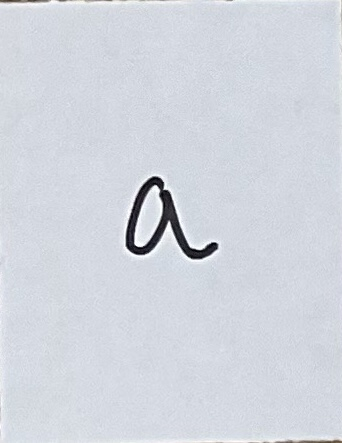
#> input picture Cursive/Cursive_Train/a.jpeg, 342 x 443 px
$ jupyter execute --allow-errors Project_5.ipynb
#> lines starting #> are read from the running program, lines starting #| are printed output that depends on the picture; after the words box and inside, x2 and y2 are one past the last pixel; in counts of white or black regions, pixels touching at a corner belong together
[cell 1]
# This Python 3 environment comes with many helpful analytics libraries installed
# It is defined by the kaggle/python Docker image: https://github.com/kaggle/docker-python
# For example, here's several helpful packages to load


# Input data files are available in the read-only "../input/" directory
# For example, running this (by clicking run or pressing Shift+Enter) will list all files under the input directory

import os
import pandas as pd
import cv2
import string
import shutil
import numpy as np
import pyheif
from PIL import Image
from PIL import Image
import pillow_heif
import torch
import torch.nn as nn
import torch.optim as optim
from torchvision import transforms, datasets
from torch.utils.data import DataLoader, random_split

# You can write up to 20GB to the current directory (/kaggle/working/) that gets preserved as output when you create a version using "Save & Run All"
# You can also write temporary files to /kaggle/temp/, but they won't be saved outside of the current session

# 1. Frame the problem
Using the customer description, Define the problem your trying to solve in your own words (remember this is not technial but must be specific so the customer understands the project

We want to predict given an image of a handwritten letter which letter it is. We specify that the letter be lowercase, written in cursive, and be black against a white background. To do this, we will train a neural network model that reads the image and creates a prediction.

# 2. Get the Data
Define how you recieved the data (provided, gathered..)

We earlier created the data ourselves by having everyone in the class handwrite each letter of the alphabet. The images for these were then compiled and put into a folder for us. We may also gather additional data by looking at the NIST dataset.

# 3. Explore the Data
Gain insights into the data you have from step 2, making sure to identify any bias

[cell 2]
base_folder = 'Cursive_Explore'
letters = list(string.ascii_lowercase)

'''
for folder in sorted(os.listdir(base_folder)):
    folder_path = os.path.join(base_folder, folder)

    if not os.path.isdir(folder_path):
        continue

    files = sorted(os.listdir(folder_path))

    for i, filename in enumerate(files):
        if i >= len(letters):
            break

        old_path = os.path.join(folder_path, filename)
        if os.path.isfile(old_path):
            ext = os.path.splitext(filename)[1]
            new_name = f"{letters[i]}{ext}"
            new_path = os.path.join(folder_path, new_name)
            os.rename(old_path, new_path)

    # Rename files in each folder
'''

'''
for item in os.listdir(base_folder):
    subfolder_path = os.path.join(base_folder, item)
    if os.path.isdir(subfolder_path):
        for filename in os.listdir(subfolder_path):
            file_path = os.path.join(subfolder_path, filename)
            if os.path.isfile(file_path):
                dest_path = os.path.join(base_folder, filename)
                if os.path.exists(dest_path):
                    name, ext = os.path.splitext(filename)
                    counter = 1
                    while True:
                        new_name = f"{name}_{counter}{ext}"
                        new_dest = os.path.join(base_folder, new_name)
                        if not os.path.exists(new_dest):
                            dest_path = new_dest
                            break
                        counter += 1
                os.rename(file_path, dest_path)
        os.rmdir(subfolder_path)
    # Get files out of their subfolders
'''

for filename in os.listdir(base_folder):
    file_path = os.path.join(base_folder, filename)
    if os.path.isfile(file_path):
        folder_name = filename[0].lower() + "_letters"
        folder_path = os.path.join(base_folder, folder_name)
        if not os.path.exists(folder_path):
            os.makedirs(folder_path)
        new_path = os.path.join(folder_path, filename)
        os.rename(file_path, new_path)
    # Create separate folder for each individual letter

In general, we aren't looking for that many patterns here, since we are already sure we are using a neural network and our strategy will be to get the neural network to pick up on these patterns. For this step, we created folders that contained every instance of each individual letter. We then looked through the folders to search for patterns manually.

At this point, we found a couple of letters that were labeled incorrectly, which we may be forced to fix. Looking through the letters, it seems like most of the letters are relatively well behaved, except for letters like f, k, z. We also saw that many of the images contained backgrounds that needed to be cut out, which is something we will have to do during data preparation.

# 4.Prepare the Data

Apply any data transformations and explain what and why

[cell 3]
base_folder = 'Cursive_Train'
'''
for item in os.listdir(base_folder):
    subfolder_path = os.path.join(base_folder, item)
    if os.path.isdir(subfolder_path):
        for filename in os.listdir(subfolder_path):
            file_path = os.path.join(subfolder_path, filename)
            if os.path.isfile(file_path):
                dest_path = os.path.join(base_folder, filename)
                if os.path.exists(dest_path):
                    name, ext = os.path.splitext(filename)
                    counter = 1
                    while True:
                        new_name = f"{name}_{counter}{ext}"
                        new_dest = os.path.join(base_folder, new_name)
                        if not os.path.exists(new_dest):
                            dest_path = new_dest
                            break
                        counter += 1
                os.rename(file_path, dest_path)
        os.rmdir(subfolder_path)
    # Get files out of their subfolders
'''

for file in os.listdir('Cursive_Train'):
    file_path = os.path.join(base_folder, file)
    if os.path.isfile(file_path):
        img = cv2.imread(file_path)
#> img is the input picture: shape (443, 342, 3); mean B, G, R 222.3, 213.9, 209.8
        if img is None:
            continue
        resized = cv2.resize(img, (128, 256))
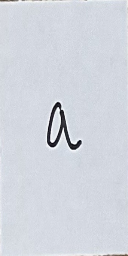
#> resized: shape (256, 128, 3); mean B, G, R 222.3, 213.9, 209.8
        name, _ = os.path.splitext(file)
        output_path = os.path.join("images", f"standardized__{name}.jpg")
        cv2.imwrite(output_path, resized)

One of the issues we already had when looking through the data was inconsistent image formats. This code reads every image using opencv and writes it in a standard format to a different folder. We also standardize the image size. This is extremely important because it fixes the number of inputs to our neural network, which is clearly necessary for it to be able to train properly.

[cell 4]
# [193 lines left out: functions rename, move, standardize, keep_pngs, binarize_images, resize and 2 more, not called in this run]

# subfolders()

The above code performs much stronger preprocessing. We convert all images to pngs as before, and now binarize each image, crop to just the letter, and then resize to 32x32 images. The test data is written to the directory 'test'.

# 5. Model the data
Using selected ML models, experment with your choices and describe your findings. Finish by selecting a Model to continue with

#> (a cell that did not finish here is left out)

[cell 6]
class CNN(nn.Module):
    # [19 lines left out: functions __init__, forward, not called in this run]

#> (the rest of this cell did not finish here and is left out)

We created a neural net and trained it on the data. We ended with around 23% accuracy.

# 6. Fine Tune the Model

With the select model descibe the steps taken to acheve the best rusults possiable

#> (a cell that did not finish here is left out)

We fine tune the model by decreasing the learning rate from 10^-3 to 10^-5, and training from the existing weights. This slightly increases the accuracy to around 24.32%.

# 7. Present
In a customer faceing Document provide summery of finding and detail approach taken

In order to solve the problem of identifying a handwritten cursive letter, we created a neural network that trained on processed data. We processed the data by standardizing image format, binarizing to grab just the strokes in the letters, cropping to remove unwanted marks, and then resizing to a standard format. We then trained a convolutional neural network on this data. After fine tuning, we ended with around a 24% accuracy. While this is far from 100% accuracy, it is significantly larger than guessing at random. We were able to make partial progress towards accurately identifying letters.

# 8. Launch the Model System
Define your production run code, This should be self susficent and require only your model pramaters

[cell 8]
def inference(file_path, final_size=32, threshold=100, min_size=50, min_component_size=30):
#> called with file_path = 'Cursive_Explore/a_letters/a.jpeg', final_size = 32, threshold = 100, min_size = 50, min_component_size = 30
    import os
    import pandas as pd
    import cv2
    import string
    import shutil
    import numpy as np
    import pyheif
    from PIL import Image
    from PIL import Image
    import pillow_heif
    import torch
    import torch.nn as nn
    import torch.optim as optim
    from torchvision import transforms, datasets
    from torch.utils.data import DataLoader, random_split

    class CNN(nn.Module):
        # [19 lines left out: functions __init__, forward, not called in this run]

    root, ext = os.path.splitext(file_path)
    ext = ext.lower().strip()
    out_path = f"{root}.png"
    if not file_path.lower().endswith('.png'):
        try:
            if ext in ['.jpg', '.jpeg', '.png']:
                img = cv2.imread(file_path)
            elif ext in ['.heic', '.heif', '.unknown']:
                heif_file = pyheif.read(file_path)
                image = Image.frombytes(
                    heif_file.mode,
                    heif_file.size,
                    heif_file.data,
                    "raw",
                    heif_file.mode
                )
                img = cv2.cvtColor(np.array(image), cv2.COLOR_RGB2BGR)
            else:
                raise ValueError("File Type")
            cv2.imwrite(out_path, img)
            file_path = out_path
        except Exception as e:
            raise RuntimeError(f"Conversion Failure")
    img = cv2.imread(file_path, cv2.IMREAD_GRAYSCALE)
#> img: shape (443, 342); min 0, max 254, mean 212.9
    if img is None:
        raise RuntimeError("Failed to Read")
    _, bin_img = cv2.threshold(img, threshold, 255, cv2.THRESH_BINARY_INV)
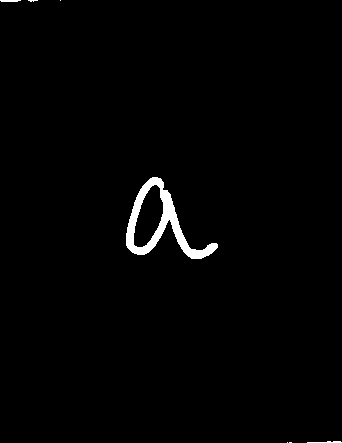
#> bin_img: shape (443, 342); 1.3% white; 7 white regions (4 under 20 px), largest, box (x1, y1, x2, y2) and area: (126, 177, 218, 259) 1942, (307, 441, 342, 443) 47, (0, 0, 21, 2) 38
    num_labels, labels, stats, _ = cv2.connectedComponentsWithStats(bin_img, connectivity=8)
#> labels: shape (443, 342) int32; 8 distinct labels, from 0 to 7
#> num_labels = 8; stats = [[0, 0, 342, 443, 149461], [0, 0, 21, 2, 38], [28, 0, 10, 2, 13], [60, 0, 1, 1, 1], [126, 177, 92, 82, 1942], [307, 441, 35, 2, 47], [287, 442, 1, 1, 1], [289, 442, 3, 1, 3]]
    bin_clean = np.zeros_like(bin_img)
    for i in range(1, num_labels):
        if stats[i, cv2.CC_STAT_AREA] >= min_size:
            bin_clean[labels == i] = 255
#> bin_clean: shape (443, 342); 1.3% white; 1 white region, box (x1, y1, x2, y2) and area: (126, 177, 218, 259) 1942
    num_labels, labels, stats, _ = cv2.connectedComponentsWithStats(bin_clean, connectivity=8)
#> num_labels = 2; stats = [[0, 0, 342, 443, 149564], [126, 177, 92, 82, 1942]]
    mask = np.zeros_like(bin_clean)
    for i in range(1, num_labels):
        if stats[i, cv2.CC_STAT_AREA] >= min_component_size:
            mask[labels == i] = 255
    coords = cv2.findNonZero(mask)
#> coords = contour of 1942 points, box (x1, y1, x2, y2) (126, 177, 218, 259), area 1484
    if coords is None:
        raise RuntimeError("No Components")
    x, y, w, h = cv2.boundingRect(coords)
#> x = 126; y = 177; w = 92; h = 82
    cropped = bin_clean[y:y+h, x:x+w]
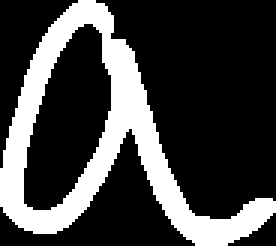
#> cropped: shape (82, 92) (shown 3 times larger); 25.7% white; 1 white region, box (x1, y1, x2, y2) and area: (0, 0, 92, 82) 1942
    size = max(w, h)
#> size = 92
    canvas = np.zeros((size, size), dtype=np.uint8)
    x_offset = (size - w) // 2
#> x_offset = 0
    y_offset = (size - h) // 2
#> y_offset = 5
    canvas[y_offset:y_offset+h, x_offset:x_offset+w] = cropped
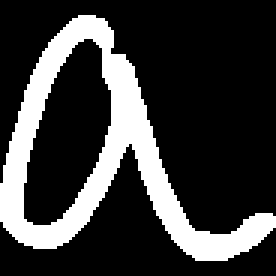
#> canvas: shape (92, 92) (shown 3 times larger); 22.9% white; 1 white region, box (x1, y1, x2, y2) and area: (0, 5, 92, 87) 1942
    final_img = cv2.resize(canvas, (final_size, final_size), interpolation=cv2.INTER_AREA)
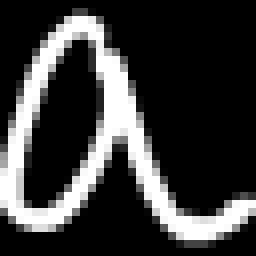
#> final_img: shape (32, 32) (shown 8 times larger); min 0, max 255, mean 58.5
    img_tensor = torch.tensor(final_img, dtype=torch.float32).unsqueeze(0).unsqueeze(0) / 255.0

    device = torch.device('cpu')
    num_classes = 26
    model = CNN(num_classes=num_classes).to(device)
    model.load_state_dict(torch.load('model_finetuned.pth', map_location=device))
    model.eval()

    img_tensor = img_tensor.to(device)
    with torch.no_grad():
        output = model(img_tensor)
        predicted_idx = torch.argmax(output, dim=1).item()
        predicted_letter = chr(predicted_idx + ord('a'))
    return predicted_letter

[cell 9]
print(inference('Cursive_Explore/a_letters/a.jpeg'))
#> (the call stopped at in inference, `img_tensor = torch.tensor(final_img, dtype=torch.float32).unsqueeze(0)..`: torch is not available in this run)
